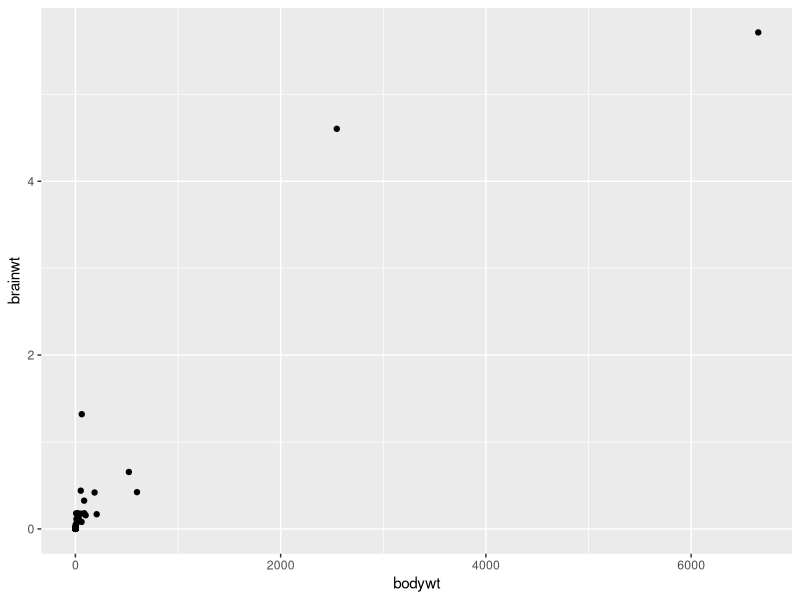
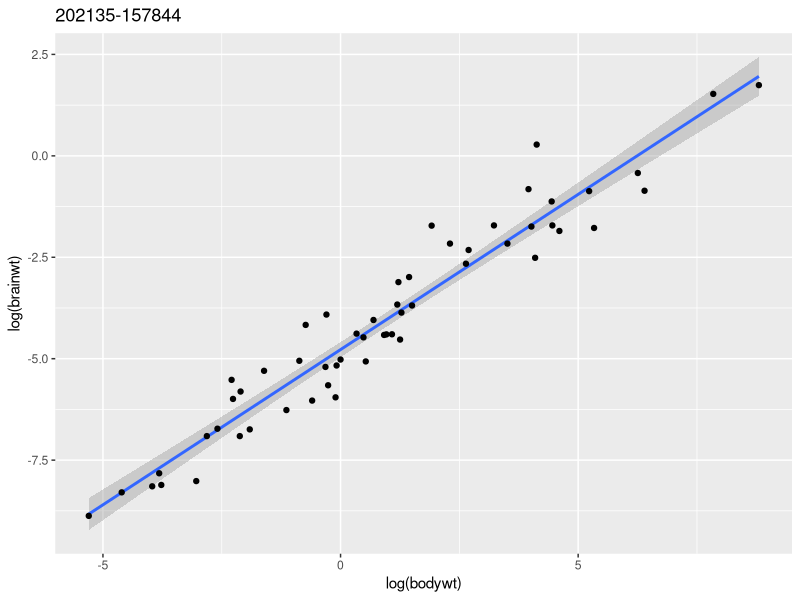
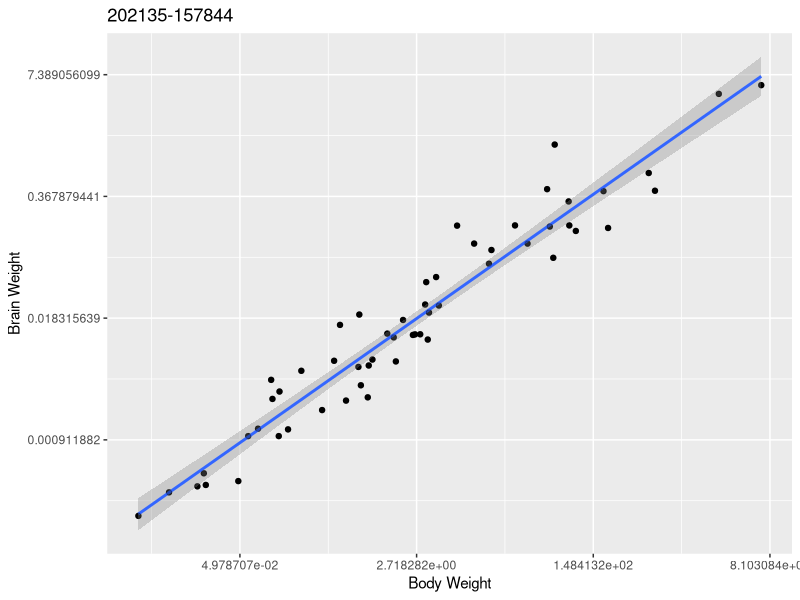
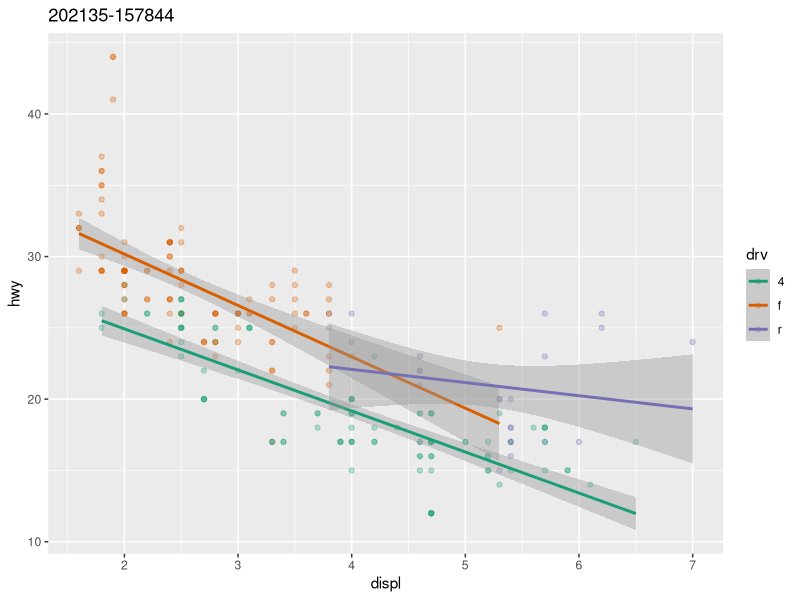
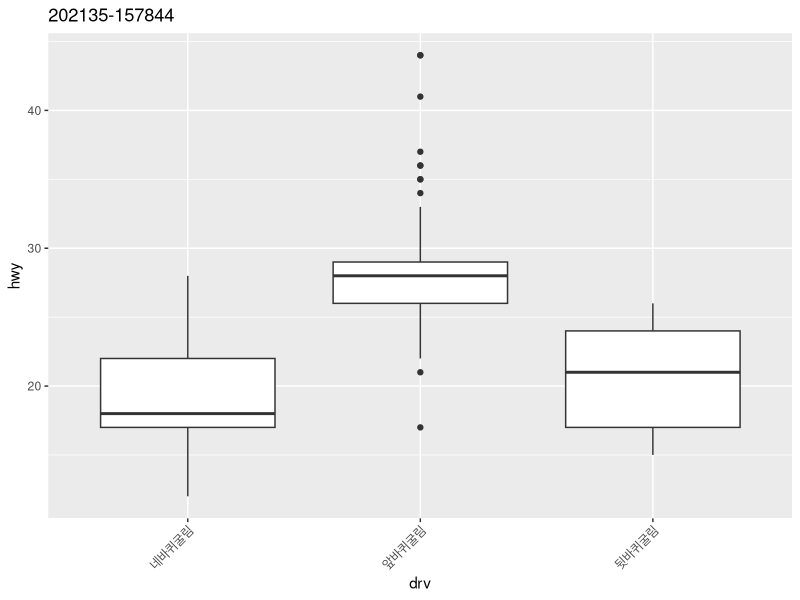
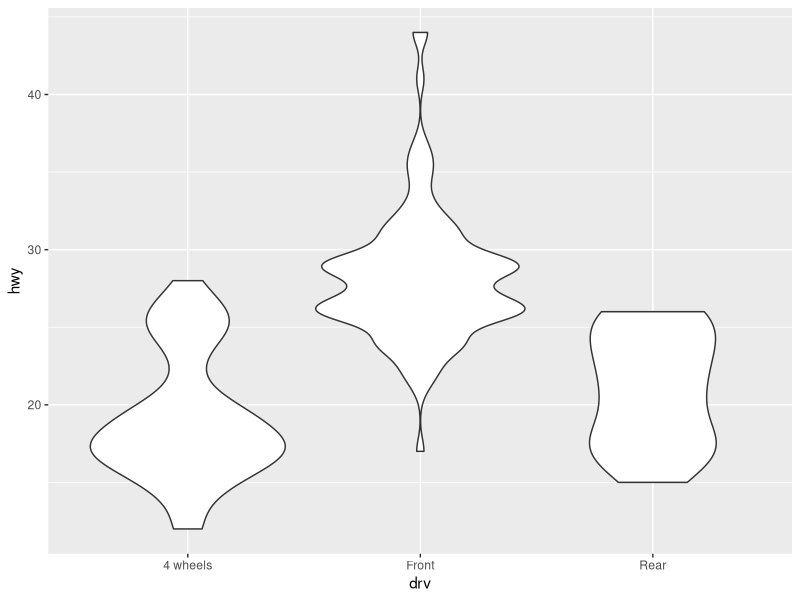

These charts were generated, in order, by the following R code:
library(ggplot2)
head(msleep)

# 몸무게(bodywt)를 가로축, 뇌 무게(brainwt)를 세로축으로 하는 산점도를 그리시오.
ggplot(msleep, aes(bodywt, brainwt)) + geom_point()

# 방법1. 몸무게(bodywt), 뇬 무게(brainwt)에 로그값으로 하는 산점도를 그리시오.
ggplot(msleep, aes(log(bodywt), log(brainwt))) +
  geom_smooth(method="lm") +
  ggtitle("202135-157844") +
  geom_point()

# 방법2. 몸무게(bodywt), 뇌 무게(brainwt)에 로그값으로 하는 산점도를 그리시오.
ggplot(msleep, aes(bodywt, brainwt)) + geom_point() +
  geom_smooth(method="lm") +
  scale_y_continuous(trans="log") +
  scale_x_continuous(trans="log") +
  geom_point(alpha=0.3) +
  ggtitle("202135-157844") +
  xlab("Body Weight") + ylab("Brain Weight")

head(mpg)
ggplot(mpg, aes(displ, hwy, color=drv)) +
  scale_color_brewer(palette="Dark2") +
  geom_point(alpha=0.3) +
  geom_smooth(method="lm") +
  ggtitle("202135-157844")
ggplot(mpg, aes(drv, hwy)) +
  geom_boxplot() +
  scale_x_discrete(labels=c("f"="앞바퀴굴림", "r"="뒷바퀴굴림", "4"="네바퀴굴림"), guide=guide_axis(angle=45)) +
  ggtitle("202135-157844")
ggplot(mpg, aes(drv, hwy)) +
    geom_violin() +
    scale_x_discrete(labels=c("f"="Front", "r"="Rear", "4"="4 wheels"))
    ggtitle("202135-157844")

